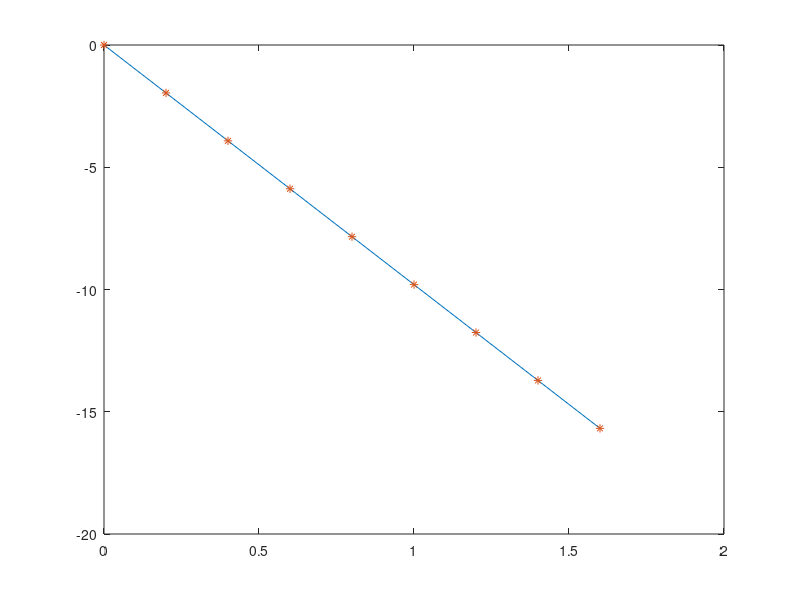

Write MATLAB code to recreate this figure.
clc;
clear all;
close all; 

t0 = 0;
tf = 1.6;
h = 0.2;
t = t0:h:tf;
N = length(t);
v0 = 0;
m = 0.150;
g = 9.8;
v = zeros(N,1);
v(1) = v0;

% for k=1:N-1
 %v(k+1) = v(k) + (-g)*h ;
 %end

%plot(t,v)

k = 1;
while k < N
 
    v(k+1) = v(k) + (-g)*h ;
    k=k+1;
end

%plot(t,v)

vz = v0 - g*t;

plot(t,v,t,vz,'*')
